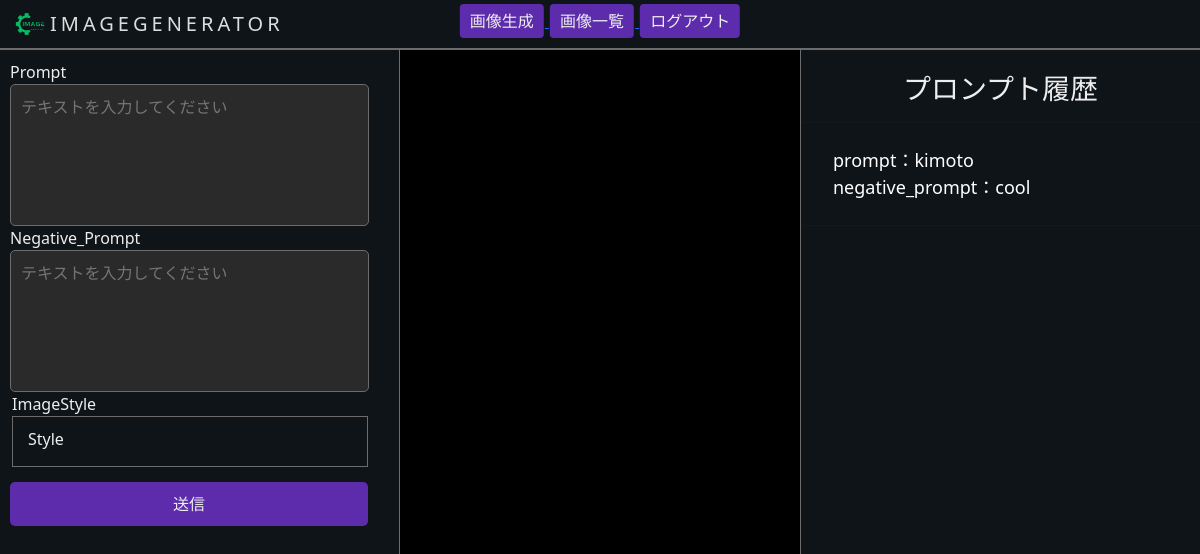
The app's page /app/ (signed in), older data.
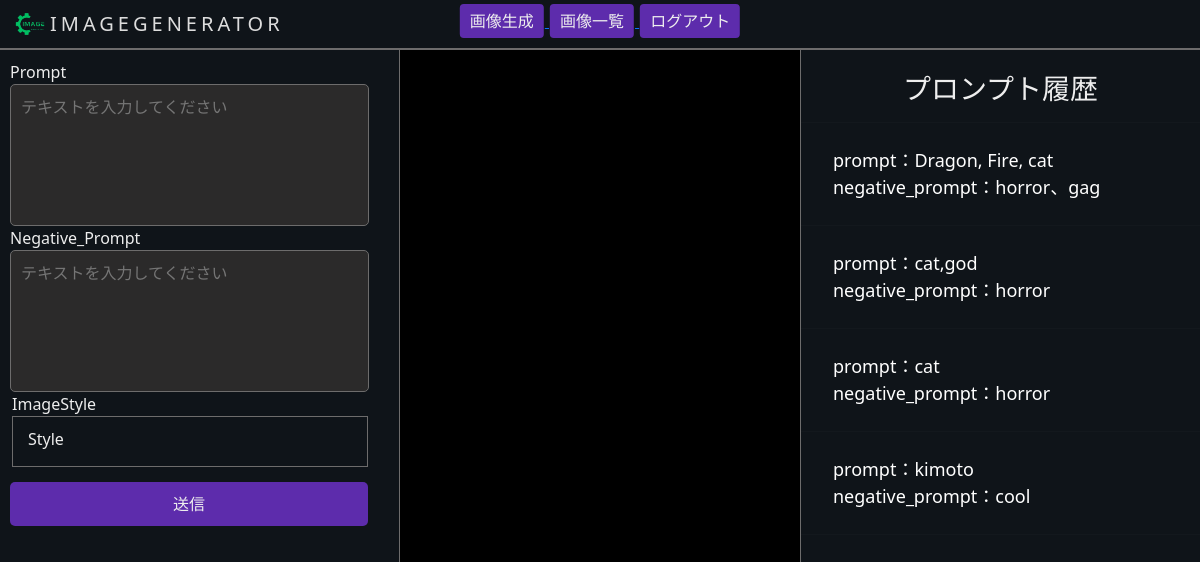
The same page, newer data.
### app/models.py (models this page shows, shortened)
class Image(models.Model):
    imageID = models.AutoField(primary_key=True)
    user_ID = models.ForeignKey(User, on_delete=models.CASCADE)
    image_path = models.ImageField(upload_to='img/')  # 画像を保存するディレクトリを指定
    prompt = models.CharField(max_length=255,default='')
    negative_prompt = models.CharField(max_length=255,default='')

### app/views.py (the view, shortened to what this page needs)
# urls.py: path('', views.IndexView.as_view(), name='index'),
class IndexView(View):
    def get(self, request, *args, **kwargs):
        if not self.request.user.is_authenticated:
            return render(request, 'app/index.html')
        else:
            Images = Image.objects.filter(user_ID=self.request.user)
            return render(request, 'app/index.html', {'Images': Images})

### templates/app/index.html (shortened to what this page needs)
{% extends 'base.html' %}
{% load static %}
{% load socialaccount %}
{% block content %}
    {% if user.is_authenticated %}
        <div class="sidebar sidebar-left">
            {% if user.is_authenticated %}
                <form action="{% url 'index' %}" method="post">
                    {% if image %}
                        <div class="prompt">Prompt</div>
                        <textarea class="sidebar-textarea" name="prompt" id="prompt" rows="5" cols="30"
                                  placeholder="テキストを入力してください">{{ image.prompt }}</textarea>
                        <div class="prompt">Negative_Prompt</div>
                        <textarea class="sidebar-textarea" name="negative_prompt" id="negative_prompt" rows="5"
                                  cols="30"
                                  placeholder="テキストを入力してください">{{ image.negative_prompt }}</textarea>
                        <label for="number">Select Style:</label>
                        <input type="radio" id="style_1" name="number" value="1">
                        <label for="style_1">Style 1</label>
                        <input type="radio" id="style_2" name="number" value="2">
                        <label for="style_2">Style 2</label>
                        <button id="submit-button" type="submit">送信</button>
                    {% else %}
                        <div class="prompt">Prompt</div>
                        <textarea class="sidebar-textarea" name="prompt" id="prompt" rows="5" cols="30"
                                  placeholder="テキストを入力してください"></textarea>
                        <div class="prompt">Negative_Prompt</div>
                        <textarea class="sidebar-textarea" name="negative_prompt" id="negative_prompt" rows="5"
                                  cols="30"
                                  placeholder="テキストを入力してください"></textarea>
                        <br>
                        <div class="choose-style-text">ImageStyle</div>
                        <div class="choose-style-base">
                            <div class="dropdown">
                                <button class="choose-style-button" type="button" data-bs-toggle="dropdown" aria-expanded="false" id="dropdownButton">
                                    Style
                                </button>
                            </div>
                        </div>
                        <button id="submit-button" type="submit">送信</button>
                    {% endif %}
                </form>
            {% endif %}
        </div>
        <div class="content">
        </div>
        <div class="sidebar sidebar-right">
            <h3 style="color: #EEEEEE;text-align: center;margin-top: -7%">プロンプト履歴</h3>
            <hr>
            {% if user.is_authenticated %}
                {% for i in Images reversed %}
                    <a href="{% url 'image_detail' i.imageID %}">prompt：{{ i.prompt }}<br>negative_prompt：{{ i.negative_prompt }}
                    </a>
                    <hr>
                {% endfor %}
            {% endif %}
        </div>
    {% endif %}
{% endblock %}

Row changes from the older to the newer data that the page shows:
added Image: prompt "Dragon, Fire, cat", negative_prompt "horror、gag"
added Image: prompt "cat,god", negative_prompt "horror"
added Image: prompt "cat", negative_prompt "horror"
